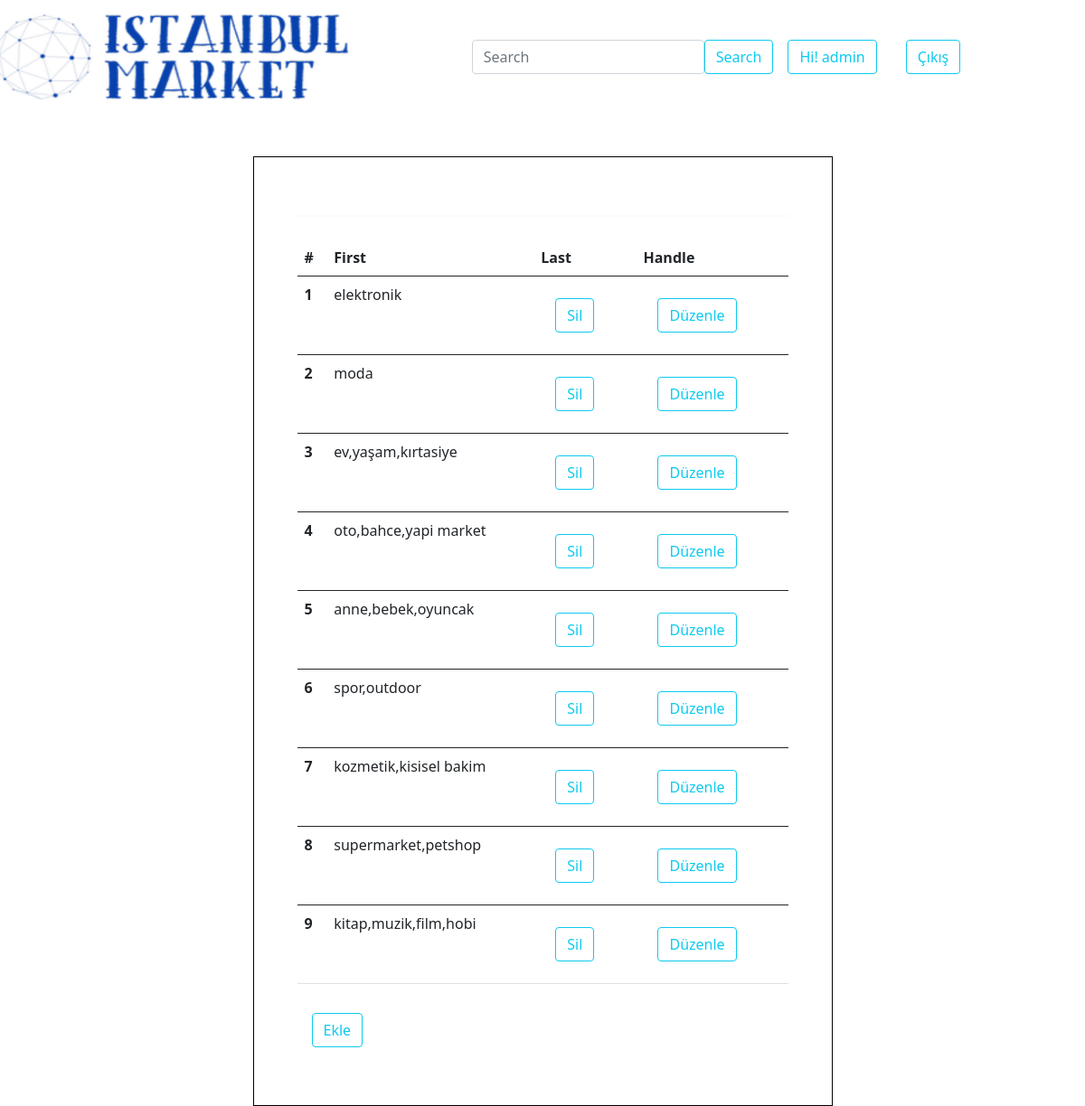
/admin/kategoriDuzenle.php (signed in), run on the app's committed database.
### tables this page shows
CREATE TABLE `users` (
  `userName` varchar(50) NOT NULL,
  `userSurname` varchar(50) NOT NULL,
  `email` varchar(55) NOT NULL,
  `rollId` int(11) NOT NULL,
  `pwd` longtext NOT NULL,
  `sepetId` int(255) DEFAULT NULL
);

CREATE TABLE `kategoriler` (
  `kategoriId` int(11) NOT NULL,
  `kategoriAdı` varchar(50) NOT NULL,
  `anakatagoriId` int(11) DEFAULT NULL
);

### admin/kategoriDuzenle.php (the view, shortened to what this page needs)
<?php
include("../database.php");
?>
<!doctype html>
<html lang="en">
<head>
    <link href="https://cdn.jsdelivr.net/npm/bootstrap@5.0.2/dist/css/bootstrap.min.css" rel="stylesheet">
    <link href="../style.css" rel="stylesheet"  >
</head>
<body>
<div class="container-fluid">
    <div class="row" >
        <div class="col-sm-4 d-flex flex-wrap align-items-center justify-content-center " >
            <a class="navbar-brand" href="adminProfile.php">
                <img src="../images/logo.png" alt="" width="410" height="114" class="d-inline-block align-text-top">
            </a>
        </div>
        <div class="col-sm-8 d-flex flex-wrap align-items-center justify-content-center " >
            <form class="d-flex">
                <input class="form-control " type="search" placeholder="Search" aria-label="Search">
                <button class="btn btn-outline-info" type="submit" name="search">Search</button>
            </form>
            <a href="adminProfile.php" style="text-decoration-line: none" > <button class="btn btn-outline-info m-3" type="button" >
                    <?php
                    $email = $_SESSION['mail'];
                    $query = "SELECT * FROM users WHERE email='$email'";
                    if (isset($conn)) {
                        $queryConn = mysqli_query($conn, $query);
                        if (!$queryConn){
                            echo "Error";
                        }else{
                            while($row = mysqli_fetch_array($queryConn)){
                                $name = $row['userName'];
                                echo "Hi! ".$name;
                            }
                        }
                    } ?>
                </button></a>
            <a href="../logout.php">  <button class="btn btn-outline-info m-3" type="button" >Çıkış</button></a>
        </div>
    </div>
</div>
<div class="container">
    <div class="row d-flex justify-content-center">
        <div class="col-sm-7 d-2">
            <div class="mt-5 regBox p-5">
                <table class="table">
                    <thead>
                    <tr>
                        <th scope="col">#</th>
                        <th scope="col">First</th>
                        <th scope="col">Last</th>
                        <th scope="col">Handle</th>
                    </tr>
                    </thead>
                    <hr>
                    <?php
                    $kategori = "SELECT * FROM kategoriler  ";
                    if (isset($conn)) {
                    $queryConnK = mysqli_query($conn, $kategori);
                    if (!$queryConnK){
                        echo "Error";
                    }else{
                    while($row = mysqli_fetch_array($queryConnK)){
                    ?>
                    <tbody>
                    <tr>
                        <th scope="row"><?php echo $row['kategoriId']; ?></th>
                        <td><?php echo $row['kategoriAdı']; ?></td>
                        <td><?php
                            echo "<form action='#' method='POST'><button class='btn btn-outline-info m-3'
                                value=" . $row["kategoriId"] . " type='submit' name='kategoriId'>Sil</button></form>"
                            ?></td>
                        <td><a href="kategoriDuzenle.php">  <button class="btn btn-outline-info m-3" type="button" name="duzenle" >Düzenle</button></a></td>
                    </tr>
                    <?php
                    }
                    }
                    }
                    ?>
                </table>
                <a href="ekleKategori.php">  <button class="btn btn-outline-info m-3" type="button" name="ekle" >Ekle</button></a>
            </div>
        </div>
    </div>
</div>
</body>
</html>

### style.css (style rules this page uses)
* { box-sizing: border-box }
.regBox { border: 1px solid black; height: auto; width: auto; }
hr { border: 1px solid #f1f1f1; margin-bottom: 25px; }

### data on the page
users: userName "admin"
kategoriler: kategoriId "1", kategoriAdı "elektronik"
kategoriler: kategoriId "2", kategoriAdı "moda"
kategoriler: kategoriId "3", kategoriAdı "ev,yaşam,kırtasiye"
kategoriler: kategoriId "4", kategoriAdı "oto,bahce,yapi market"
kategoriler: kategoriId "5", kategoriAdı "anne,bebek,oyuncak"
kategoriler: kategoriId "6", kategoriAdı "spor,outdoor"
kategoriler: kategoriId "7", kategoriAdı "kozmetik,kisisel bakim"
kategoriler: kategoriId "8", kategoriAdı "supermarket,petshop"
kategoriler: kategoriId "9", kategoriAdı "kitap,muzik,film,hobi"
